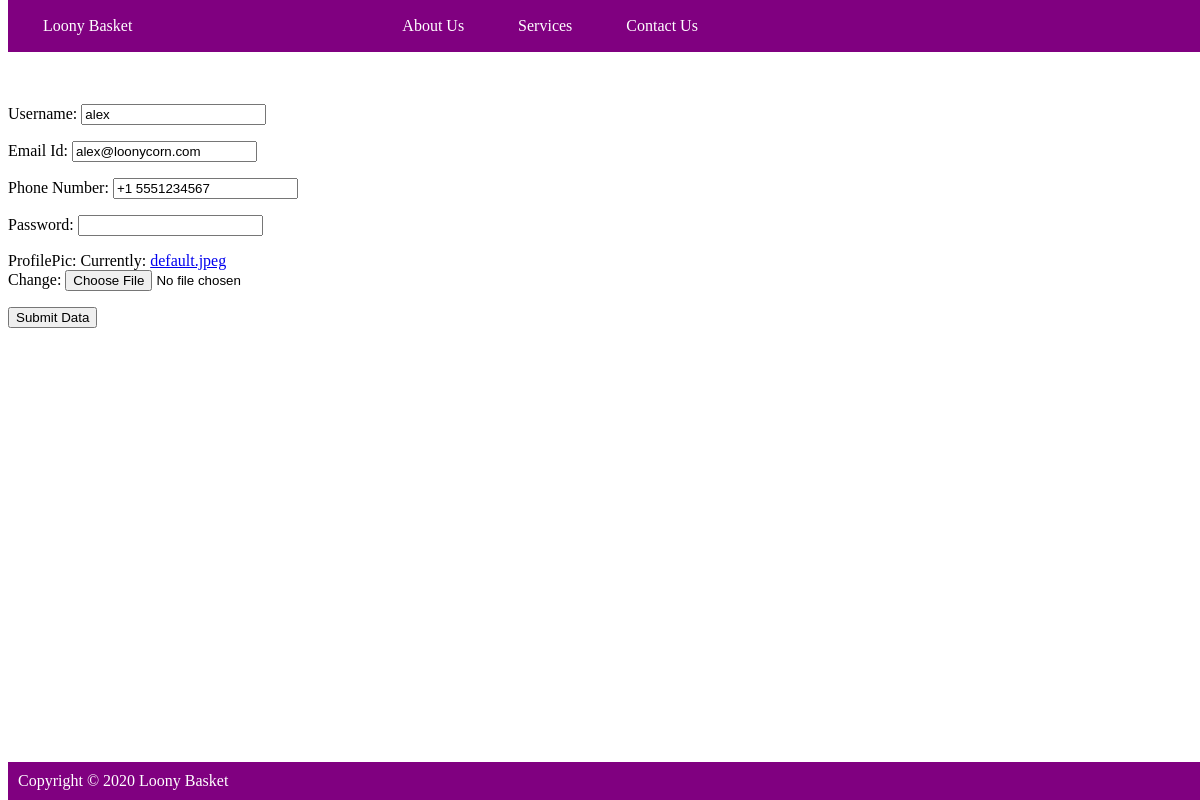
Screenshot of /userupdate/3/ (signed in) with the database file from the repository.
### groceries_app/models.py (models this page shows, shortened)
class RegisteredUser(models.Model):
    name = models.CharField(max_length=100)
    emailid = models.CharField(max_length=100)
    phoneNum = models.CharField(blank=True, null=True, max_length = 20)
    password = models.CharField(max_length=30)
    profilePic = models.ImageField(upload_to='profile_pics',
                                   default="default.jpeg")

### groceries_app/views.py (the view)
class UserUpdateView(UserPassesTestMixin, UpdateView):
    model = RegisteredUser
    form_class = RegisterForm
    def test_func(self):
        if self.request.user.is_active:
            return True
        else:
            return False

### groceries_app/forms.py
class RegisterForm(ModelForm):
    password = forms.CharField(widget=forms.PasswordInput)
    class Meta:
        model = RegisteredUser
        fields = '__all__'
        labels = {
            "name": "Username",
            "emailid": "Email Id",
            "phoneNum": "Phone Number",
            "password": "Password"
        }

### groceries_app/templates/user_create.html (shortened to what this page needs)
{% extends "base.html" %}
	{% block content %}
		<form method="POST">
			{% if request.user.is_superuser or request.user.is_staff %}
				{{ form.as_p }}
				<button type="submit">Submit Data</button>
			{% else %}
				The logged in user is not a superuser or staff user.
				Please log in as a super/staff user to add/modify user data.
			{% endif %}
		</form>
	{% endblock %}

### groceries_app/templates/base.html (style rules this page uses)
body { padding-top: 80px; padding-bottom: 80px; }

### rows the page displays
RegisteredUser: name "alex", emailid "alex@loonycorn.com", phoneNum "+1 5551234567"
